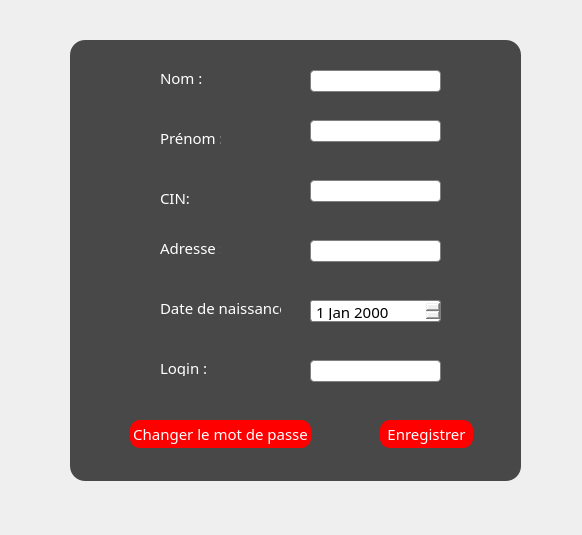
<?xml version="1.0" encoding="UTF-8"?>
<ui version="4.0">
 <class>Compte</class>
 <widget class="QDialog" name="Compte">
  <property name="geometry">
   <rect>
    <x>0</x>
    <y>0</y>
    <width>582</width>
    <height>535</height>
   </rect>
  </property>
  <property name="windowTitle">
   <string>Hotel</string>
  </property>
  <property name="windowIcon">
   <iconset resource="image.qrc">
    <normaloff>:/projetimages/projetimages/e.png</normaloff>:/projetimages/projetimages/e.png</iconset>
  </property>
  <property name="styleSheet">
   <string notr="true">QComboBox:editable {

    background: white;
}

QComboBox:!editable, QComboBox::drop-down:editable {
     background: qlineargradient(x1: 0, y1: 0, x2: 0, y2: 1,
                                 stop: 0 #E1E1E1, stop: 0.4 #DDDDDD,
                                 stop: 0.5 #D8D8D8, stop: 1.0 #D3D3D3);
}

QComboBox:!editable:on, QComboBox::drop-down:editable:on {
    background: qlineargradient(x1: 0, y1: 0, x2: 0, y2: 1,
                                stop: 0 #D3D3D3, stop: 0.4 #D8D8D8,
                                stop: 0.5 #DDDDDD, stop: 1.0 #E1E1E1);
}

QComboBox:on { /* shift the text when the popup opens */
    padding-top: 3px;
    padding-left: 4px;
}

QComboBox::drop-down {
    subcontrol-origin: padding;
    subcontrol-position: top right;
    width: 15px;

    border-left-width: 1px;
    border-left-color: darkgray;
    border-left-style: solid; /* just a single line */
    border-top-right-radius: 3px; /* same radius as the QComboBox */
    border-bottom-right-radius: 3px;
}
QComboBox {
    border: 1px solid gray;
    border-radius: 3px;
    padding: 1px 18px 1px 3px;
    min-width: 6em;
}
QDateEdit {
    border: 1px solid gray;
    border-radius: 3px;
    padding: 1px 18px 1px 3px;
    min-width: 6em;
}
QLineEdit
{

    border: 1px solid gray;
    border-radius: 4px;
    padding: 1px 18px 1px 3px;
    min-width: 6em;
}
QDialog#Compte
{
		background-image: url(:/projetimages/projetimages/a.jpg);

}
*{
font-family:centry gothlic ;
font-size:15px;
}
#frame
{

	background:rgba(0,0,0,0.7);
border-radius:15px;
}


QPushButton
 {
     background-color: red;

     border-radius: 10px;

 }

#label{
color:white;
background:transparent;

}

#label_2
{
color:white;
background:transparent;

}


#label_3{
color:white;
background:transparent;

}

#label_4{
color:white;
background:transparent;

}

#label_5{
color:white;
background:transparent;

}

#label_6{
color:white;
background:transparent;

}




QPushButton
{
color:white;

border-raduis:15px;
}
QPushButton:hover
{
color: white;
border-radius:15px;
background:rgb(255, 85, 127);
}
</string>
  </property>
  <widget class="QFrame" name="frame">
   <property name="geometry">
    <rect>
     <x>70</x>
     <y>40</y>
     <width>451</width>
     <height>441</height>
    </rect>
   </property>
   <property name="frameShape">
    <enum>QFrame::StyledPanel</enum>
   </property>
   <property name="frameShadow">
    <enum>QFrame::Raised</enum>
   </property>
   <widget class="QLabel" name="label_3">
    <property name="geometry">
     <rect>
      <x>90</x>
      <y>150</y>
      <width>55</width>
      <height>16</height>
     </rect>
    </property>
    <property name="text">
     <string>CIN:</string>
    </property>
   </widget>
   <widget class="QLabel" name="label_6">
    <property name="geometry">
     <rect>
      <x>90</x>
      <y>200</y>
      <width>61</width>
      <height>16</height>
     </rect>
    </property>
    <property name="text">
     <string>Adresse :</string>
    </property>
   </widget>
   <widget class="QLabel" name="label_4">
    <property name="geometry">
     <rect>
      <x>90</x>
      <y>260</y>
      <width>121</width>
      <height>16</height>
     </rect>
    </property>
    <property name="text">
     <string>Date de naissance :</string>
    </property>
   </widget>
   <widget class="QLineEdit" name="nomc_txt">
    <property name="geometry">
     <rect>
      <x>240</x>
      <y>30</y>
      <width>131</width>
      <height>22</height>
     </rect>
    </property>
   </widget>
   <widget class="QLabel" name="label_5">
    <property name="geometry">
     <rect>
      <x>90</x>
      <y>320</y>
      <width>55</width>
      <height>16</height>
     </rect>
    </property>
    <property name="text">
     <string>Login :</string>
    </property>
   </widget>
   <widget class="QLineEdit" name="loginc_txt">
    <property name="geometry">
     <rect>
      <x>240</x>
      <y>320</y>
      <width>131</width>
      <height>22</height>
     </rect>
    </property>
   </widget>
   <widget class="QPushButton" name="changermdp_btn">
    <property name="geometry">
     <rect>
      <x>60</x>
      <y>380</y>
      <width>181</width>
      <height>28</height>
     </rect>
    </property>
    <property name="text">
     <string>Changer le mot de passe</string>
    </property>
   </widget>
   <widget class="QLineEdit" name="prenomc_txt">
    <property name="geometry">
     <rect>
      <x>240</x>
      <y>80</y>
      <width>131</width>
      <height>22</height>
     </rect>
    </property>
   </widget>
   <widget class="QDateEdit" name="datenaissancec_txt">
    <property name="geometry">
     <rect>
      <x>240</x>
      <y>260</y>
      <width>131</width>
      <height>22</height>
     </rect>
    </property>
   </widget>
   <widget class="QPushButton" name="modifiercompte_btn">
    <property name="geometry">
     <rect>
      <x>310</x>
      <y>380</y>
      <width>93</width>
      <height>28</height>
     </rect>
    </property>
    <property name="text">
     <string>Enregistrer</string>
    </property>
   </widget>
   <widget class="QLineEdit" name="cinc_txt">
    <property name="geometry">
     <rect>
      <x>240</x>
      <y>140</y>
      <width>131</width>
      <height>22</height>
     </rect>
    </property>
   </widget>
   <widget class="QLabel" name="label">
    <property name="geometry">
     <rect>
      <x>90</x>
      <y>30</y>
      <width>55</width>
      <height>16</height>
     </rect>
    </property>
    <property name="text">
     <string>Nom :</string>
    </property>
   </widget>
   <widget class="QLineEdit" name="adressec_txt">
    <property name="geometry">
     <rect>
      <x>240</x>
      <y>200</y>
      <width>131</width>
      <height>22</height>
     </rect>
    </property>
   </widget>
   <widget class="QLabel" name="label_2">
    <property name="geometry">
     <rect>
      <x>90</x>
      <y>90</y>
      <width>61</width>
      <height>16</height>
     </rect>
    </property>
    <property name="text">
     <string>Prénom :</string>
    </property>
   </widget>
  </widget>
 </widget>
 <resources>
  <include location="image.qrc"/>
 </resources>
 <connections/>
</ui>
